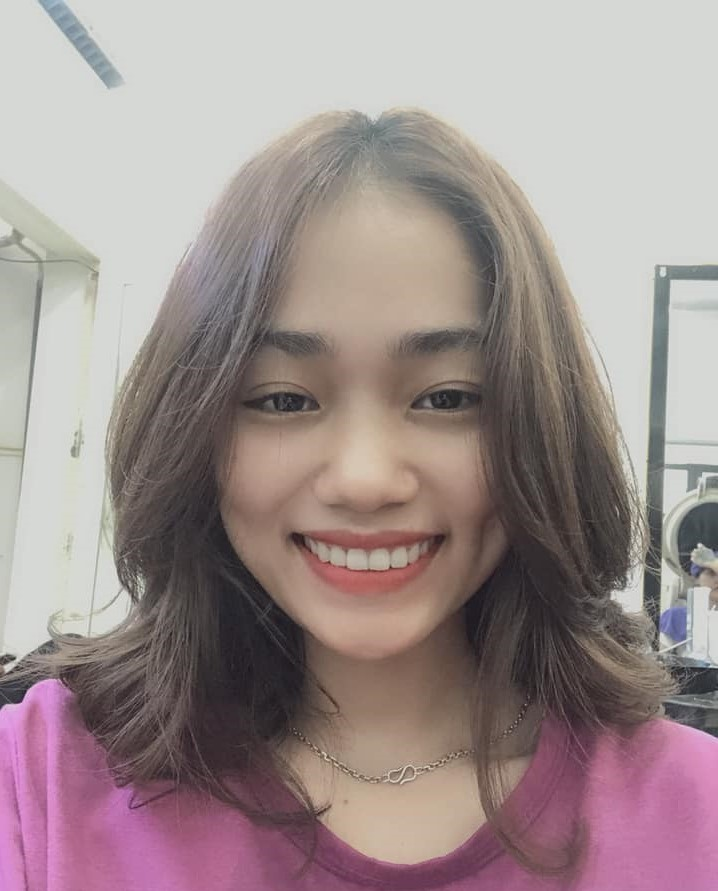
#> input picture img/T20.jpg, 718 x 891 px
$ python Translation.py --image ../img/T20.jpg
#> lines starting #> are read from the running program, lines starting #| are printed output that depends on the picture
import numpy as np
import argparse
import imutils
import cv2

ap = argparse.ArgumentParser()
ap.add_argument('-i', '--image', required = True,
                help = 'Path to the image')
args = vars(ap.parse_args())

image = cv2.imread(args['image'])
#> image is the input picture: shape (891, 718, 3); mean B, G, R 142.8, 143.2, 158.1
cv2.imshow('Original', image)

M = np.float32([[1, 0, 25], [0, 1, 50]])
shifted = cv2.warpAffine(image, M, (image.shape[1], image.shape[0]))
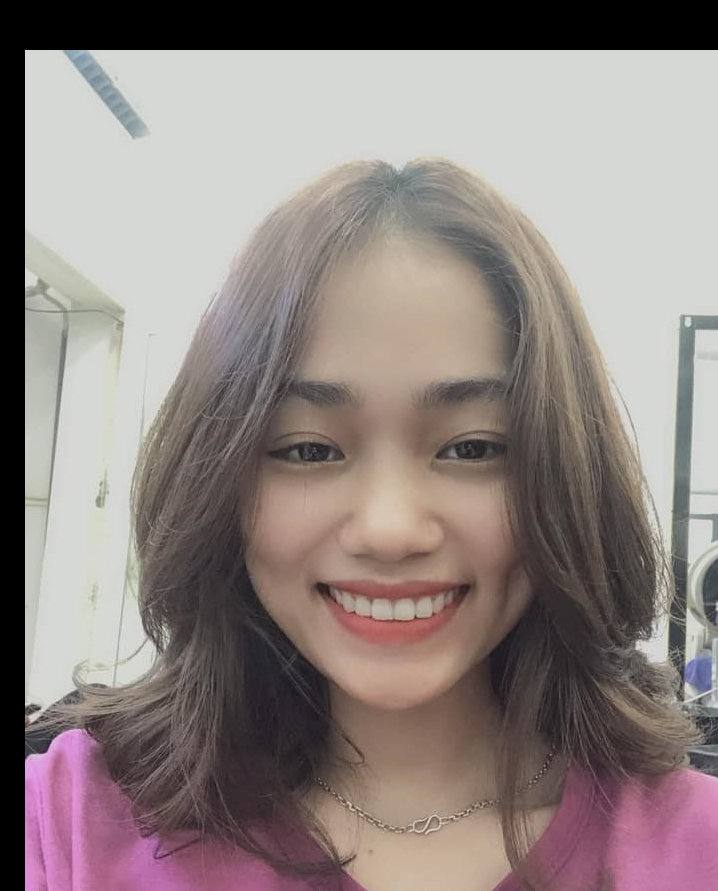
#> shifted: shape (891, 718, 3); mean B, G, R 129.2, 131.6, 142.9
cv2.imshow('shifted down and right', shifted)

M = np.float32([[1, 0, -50], [0, 1, -90]])
shifted = cv2.warpAffine(image, M, (image.shape[1], image.shape[0]))
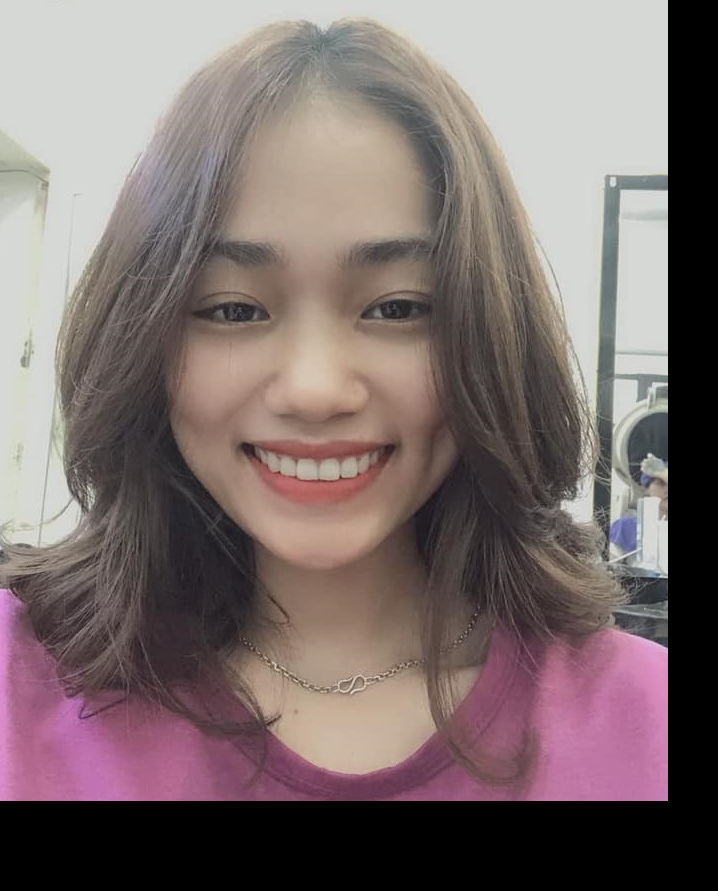
#> shifted: shape (891, 718, 3); mean B, G, R 109.6, 110.4, 124.5
cv2.imshow('shifted up and left', shifted)

shifted = imutils.translate(image, 0, 100)
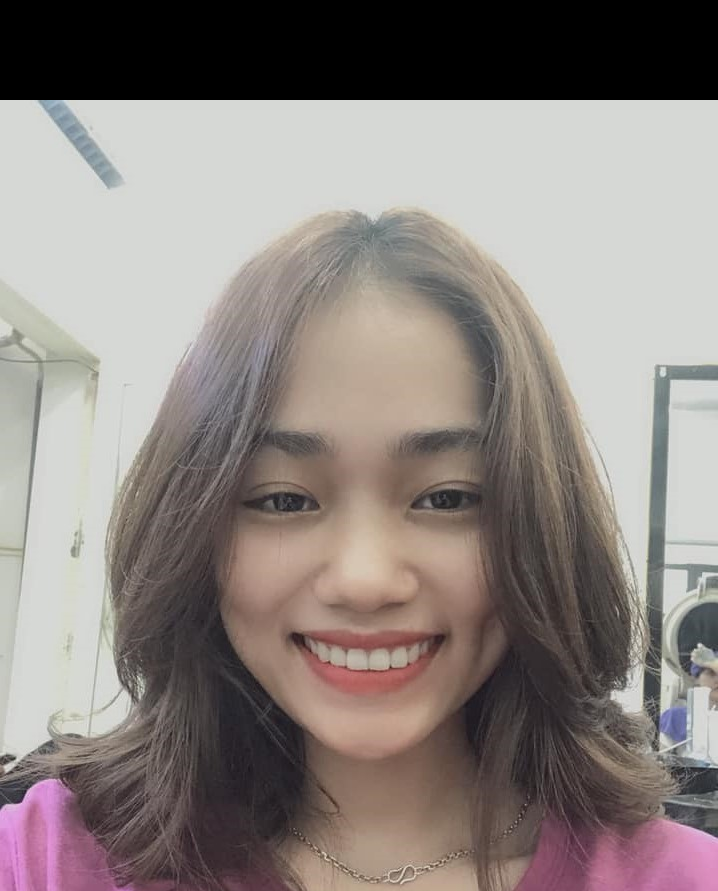
#> shifted: shape (891, 718, 3); mean B, G, R 127.7, 131.1, 139.7
cv2.imshow('shifted down', shifted)
cv2.waitKey(0)
